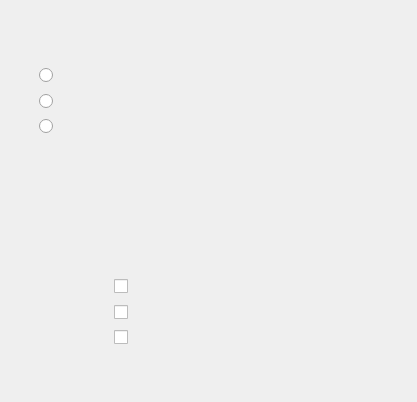
<?xml version="1.0" encoding="UTF-8"?>
<ui version="4.0">
 <class>add_room</class>
 <widget class="QWidget" name="add_room">
  <property name="geometry">
   <rect>
    <x>0</x>
    <y>0</y>
    <width>417</width>
    <height>402</height>
   </rect>
  </property>
  <property name="windowTitle">
   <string>Form</string>
  </property>
  <widget class="QLabel" name="numberofroom">
   <property name="geometry">
    <rect>
     <x>290</x>
     <y>87</y>
     <width>54</width>
     <height>21</height>
    </rect>
   </property>
   <property name="font">
    <font>
     <family>Acrom Medium</family>
     <pointsize>10</pointsize>
    </font>
   </property>
   <property name="styleSheet">
    <string notr="true">color: rgb(238, 238, 236);</string>
   </property>
   <property name="text">
    <string/>
   </property>
  </widget>
  <widget class="QLineEdit" name="Area">
   <property name="geometry">
    <rect>
     <x>114</x>
     <y>187</y>
     <width>101</width>
     <height>20</height>
    </rect>
   </property>
   <property name="font">
    <font>
     <family>Acrom Medium</family>
    </font>
   </property>
   <property name="styleSheet">
    <string notr="true">background-color:rgba(0,0,0,0);
color:rgb(238, 238, 236);</string>
   </property>
   <property name="frame">
    <bool>false</bool>
   </property>
  </widget>
  <widget class="QCheckBox" name="checkBox_2">
   <property name="geometry">
    <rect>
     <x>114</x>
     <y>275</y>
     <width>151</width>
     <height>23</height>
    </rect>
   </property>
   <property name="font">
    <font>
     <family>Acrom Medium</family>
    </font>
   </property>
   <property name="text">
    <string/>
   </property>
  </widget>
  <widget class="QCheckBox" name="checkBox_3">
   <property name="geometry">
    <rect>
     <x>114</x>
     <y>301</y>
     <width>121</width>
     <height>23</height>
    </rect>
   </property>
   <property name="font">
    <font>
     <family>Acrom Medium</family>
    </font>
   </property>
   <property name="text">
    <string/>
   </property>
  </widget>
  <widget class="QCheckBox" name="checkBox_4">
   <property name="geometry">
    <rect>
     <x>114</x>
     <y>326</y>
     <width>161</width>
     <height>23</height>
    </rect>
   </property>
   <property name="font">
    <font>
     <family>Acrom Medium</family>
    </font>
   </property>
   <property name="text">
    <string/>
   </property>
  </widget>
  <widget class="QPushButton" name="enter">
   <property name="geometry">
    <rect>
     <x>123</x>
     <y>355</y>
     <width>170</width>
     <height>34</height>
    </rect>
   </property>
   <property name="font">
    <font>
     <family>Acrom Medium</family>
    </font>
   </property>
   <property name="styleSheet">
    <string notr="true">border-radius:3px;</string>
   </property>
   <property name="text">
    <string/>
   </property>
  </widget>
  <widget class="QRadioButton" name="bathroom">
   <property name="geometry">
    <rect>
     <x>39</x>
     <y>64</y>
     <width>96</width>
     <height>23</height>
    </rect>
   </property>
   <property name="font">
    <font>
     <family>Acrom Medium</family>
    </font>
   </property>
   <property name="text">
    <string/>
   </property>
  </widget>
  <widget class="QRadioButton" name="kitchen">
   <property name="geometry">
    <rect>
     <x>39</x>
     <y>90</y>
     <width>96</width>
     <height>23</height>
    </rect>
   </property>
   <property name="font">
    <font>
     <family>Acrom Medium</family>
    </font>
   </property>
   <property name="text">
    <string/>
   </property>
  </widget>
  <widget class="QRadioButton" name="living">
   <property name="geometry">
    <rect>
     <x>39</x>
     <y>115</y>
     <width>96</width>
     <height>23</height>
    </rect>
   </property>
   <property name="font">
    <font>
     <family>Acrom Medium</family>
    </font>
   </property>
   <property name="text">
    <string/>
   </property>
  </widget>
  <widget class="QLabel" name="warning_2">
   <property name="geometry">
    <rect>
     <x>20</x>
     <y>210</y>
     <width>301</width>
     <height>21</height>
    </rect>
   </property>
   <property name="font">
    <font>
     <family>Acrom Medium</family>
    </font>
   </property>
   <property name="text">
    <string/>
   </property>
  </widget>
  <widget class="QLabel" name="label_4">
   <property name="geometry">
    <rect>
     <x>0</x>
     <y>0</y>
     <width>417</width>
     <height>401</height>
    </rect>
   </property>
   <property name="font">
    <font>
     <family>Acrom Medium</family>
    </font>
   </property>
   <property name="text">
    <string/>
   </property>
   <property name="pixmap">
    <pixmap resource="pich.qrc">:/picha/Pichures/add_room.png</pixmap>
   </property>
  </widget>
  <zorder>label_4</zorder>
  <zorder>numberofroom</zorder>
  <zorder>Area</zorder>
  <zorder>checkBox_2</zorder>
  <zorder>checkBox_3</zorder>
  <zorder>checkBox_4</zorder>
  <zorder>enter</zorder>
  <zorder>bathroom</zorder>
  <zorder>kitchen</zorder>
  <zorder>living</zorder>
  <zorder>warning_2</zorder>
 </widget>
 <resources>
  <include location="pich.qrc"/>
 </resources>
 <connections/>
</ui>
